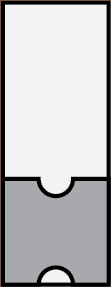
#> input picture card/switch_down.png, 111 x 287 px
$ python card_creator.py
#> lines starting #> are read from the running program, lines starting #| are printed output that depends on the picture
# -*- coding: utf-8 -*-

import os
from PIL import Image, ImageDraw, ImageFont

ROOT = os.path.dirname(__file__)

# load templates
switch_down = Image.open(os.path.join(ROOT, 'switch_down.png'))
#> switch_down is the input picture: PIL image 111x287 RGBA; mean R, G, B, A 190.3, 190, 191.3, 255
switch_down.thumbnail((int(111/2), int(287/2)))
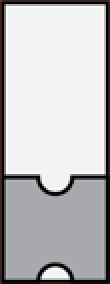
#> switch_down: PIL image 55x142 RGBA (shown 2 times larger); mean R, G, B, A 190.4, 190.1, 191.4, 255
switch_up = Image.open(os.path.join(ROOT, 'switch_up.png'))
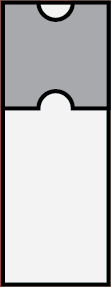
#> input picture card/switch_up.png, 111 x 287 px
#> switch_up is the input picture: PIL image 111x287 RGBA; mean R, G, B, A 190.5, 190.1, 191.5, 255
switch_up.thumbnail((int(111/2), int(287/2)))
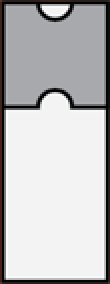
#> switch_up: PIL image 55x142 RGBA (shown 2 times larger); mean R, G, B, A 190.5, 190.2, 191.6, 255

# create new image
card = Image.new(mode="RGBA", size=(3500, 2800), color=(255,255,255,00))

# specify tags
GAME = 1
EXROM = 2
ROML = 4
ROMH = 8

titles = {
    "roms/BASICNL1.1.bin" : "BASIC NL v1.1",
    "roms/BASICNL1.1A2.bin" : "BASIC NL v1.1a2",
    "roms/BASICNL1.0.bin" : "BASIC EN v1.0",
    "roms/JWSBasic.bin" : "JWS Basic",
    "roms/BASICBOOTSTRAP.BIN" : "SD-CARD Launcher",
    "roms/FLASHER.BIN" : "SD-CARD Flasher",
    "roms/RAMTEST.BIN" : "RAM test",
    "roms/Maintenance 2.bin" : "Philips Maintenance",
    "roms/Forth.bin" : "Forth",
    "roms/assembler 5.9.bin" : "Assembler 5.9",
    "roms/Zemon 1.4.bin" : "Zemon 1.4",
    "roms/flexbase1_6.bin" : "Flexbase 1.6",
    "roms/familiegeheugen 4.bin" : "Familiegeheugen v4",
    "roms/tekst 1.bin" : "Tekst 1.0",
    "roms/Text2000 3.bin" : "Tekst 2000 v3",
    "roms/TEXT2_DE.bin" : "Text2 DE",
    "roms/WordProcessor 2.bin" : "WordProcessor v2",
    "roms/games/Brick-Wall.bin" : "Brick Wall",
    "roms/games/Doolhof.bin" : "Doolhof",
    "roms/games/Fraxxon (joystick).bin" : "Fraxxon",
    "roms/games/Ghosthunt.bin" : "Ghosthunt",
    "roms/games/Lazy Bug.bin" : "Lazy Bug",
    "roms/games/Monkey Kong.bin" : "Monkey Kong",
    "roms/games/Multipede.bin" : "Multipede",
    "roms/games/Space Fight.bin" : "Space Fight",
    "roms/games/Tetris.bin" : "Tetris",
}

#> (the run stopped early here; a loop or call above may not have finished)
